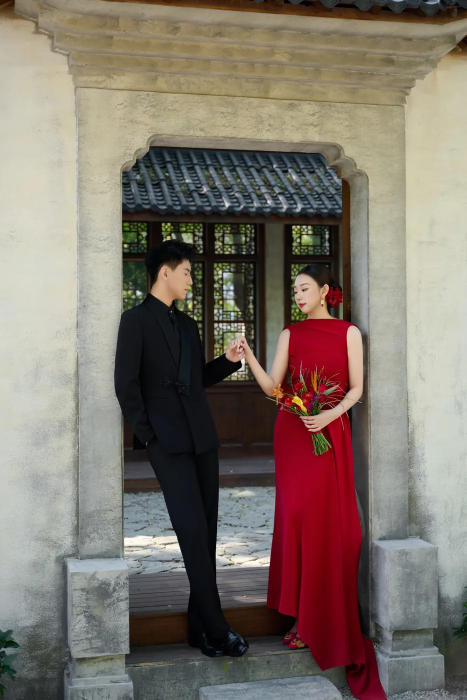
#> input picture photos/wedding/wedding-001.webp, 933 x 1400 px, given as the content of the folder ../photos/wedding/wedding-001.webp, which was not available (shown at 1/2 size)
$ python prepare-wedding-photos.py --source ../photos/wedding/wedding-001.webp --output out.png --contact-dir ../photos/wedding
#> lines starting #> are read from the running program, lines starting #| are printed output that depends on the picture
from __future__ import annotations

import argparse
import json
import math
from pathlib import Path

from PIL import Image, ImageDraw, ImageFont, ImageOps


IMAGE_SUFFIXES = {".jpg", ".jpeg", ".png", ".webp"}
CONTACT_COLUMNS = 4
CONTACT_ROWS = 5
CONTACT_CELL_WIDTH = 320
CONTACT_CELL_HEIGHT = 250
CONTACT_IMAGE_HEIGHT = 214


def parse_args() -> argparse.Namespace:
    parser = argparse.ArgumentParser(
        description="Create optimized web images, thumbnails and contact sheets.",
    )
    parser.add_argument("--source", required=True, type=Path)
    parser.add_argument("--output", required=True, type=Path)
    parser.add_argument("--contact-dir", required=True, type=Path)
    return parser.parse_args()


def resized(image: Image.Image, max_side: int) -> Image.Image:
    scale = min(1.0, max_side / max(image.size))
    if scale == 1.0:
        return image.copy()
    size = tuple(max(1, round(side * scale)) for side in image.size)
    return image.resize(size, Image.Resampling.LANCZOS)


def cover(image: Image.Image, size: tuple[int, int]) -> Image.Image:
    return ImageOps.fit(
        image,
        size,
        method=Image.Resampling.LANCZOS,
        centering=(0.5, 0.42),
    )


def font(size: int) -> ImageFont.FreeTypeFont | ImageFont.ImageFont:
    for name in ("segoeui.ttf", "arial.ttf"):
        try:
            return ImageFont.truetype(name, size)
        except OSError:
            continue
    return ImageFont.load_default()


def make_contact_sheets(
    inventory: list[dict],
    output_dir: Path,
) -> None:
    output_dir.mkdir(parents=True, exist_ok=True)
    page_size = CONTACT_COLUMNS * CONTACT_ROWS
    pages = math.ceil(len(inventory) / page_size)
    label_font = font(17)

    for page in range(pages):
        rows = CONTACT_ROWS
        sheet = Image.new(
            "RGB",
            (CONTACT_COLUMNS * CONTACT_CELL_WIDTH, rows * CONTACT_CELL_HEIGHT),
            "#171412",
        )
        draw = ImageDraw.Draw(sheet)
        start = page * page_size
        chunk = inventory[start : start + page_size]

        for offset, item in enumerate(chunk):
            column = offset % CONTACT_COLUMNS
            row = offset // CONTACT_COLUMNS
            x = column * CONTACT_CELL_WIDTH
            y = row * CONTACT_CELL_HEIGHT
            with Image.open(item["thumb_path"]) as thumb:
                thumb = thumb.convert("RGB")
                preview = cover(
                    thumb,
                    (CONTACT_CELL_WIDTH - 14, CONTACT_IMAGE_HEIGHT),
                )
            sheet.paste(preview, (x + 7, y + 7))
            draw.rectangle(
                (x + 7, y + CONTACT_IMAGE_HEIGHT + 7, x + CONTACT_CELL_WIDTH - 7, y + CONTACT_CELL_HEIGHT),
                fill="#211c19",
            )
            draw.text(
                (x + 12, y + CONTACT_IMAGE_HEIGHT + 13),
                f'{item["index"]:03d}  {item["original_name"]}',
                fill="#f2dfc7",
                font=label_font,
            )

        sheet.save(output_dir / f"wedding-contact-{page + 1}.jpg", quality=88)


def main() -> None:
    args = parse_args()
    sources = sorted(
        [
            path
            for path in args.source.iterdir()
            if path.is_file() and path.suffix.lower() in IMAGE_SUFFIXES
        ],
        key=lambda path: path.name.casefold(),
    )
    if not sources:
        raise SystemExit("No source images found.")

    output_dir = args.output
    thumb_dir = output_dir / "thumbs"
    grid_dir = output_dir / "grid"
    output_dir.mkdir(parents=True, exist_ok=True)
    thumb_dir.mkdir(parents=True, exist_ok=True)
    grid_dir.mkdir(parents=True, exist_ok=True)
    inventory: list[dict] = []

    for index, source in enumerate(sources, start=1):
        stem = f"wedding-{index:03d}"
        with Image.open(source) as opened:
#> opened is the input picture: PIL image 933x1400 RGB; mean R, G, B 127.7, 116.9, 107.2
            image = ImageOps.exif_transpose(opened).convert("RGB")
            width, height = image.size
#> width = 933; height = 1400
            web_image = resized(image, 1400)
            thumb_image = resized(image, 800)
#> call 2 of resized, with max_side = 800
#> in resized (call 2), `return image.resize(size, Image.Resampling.LANCZOS)`:
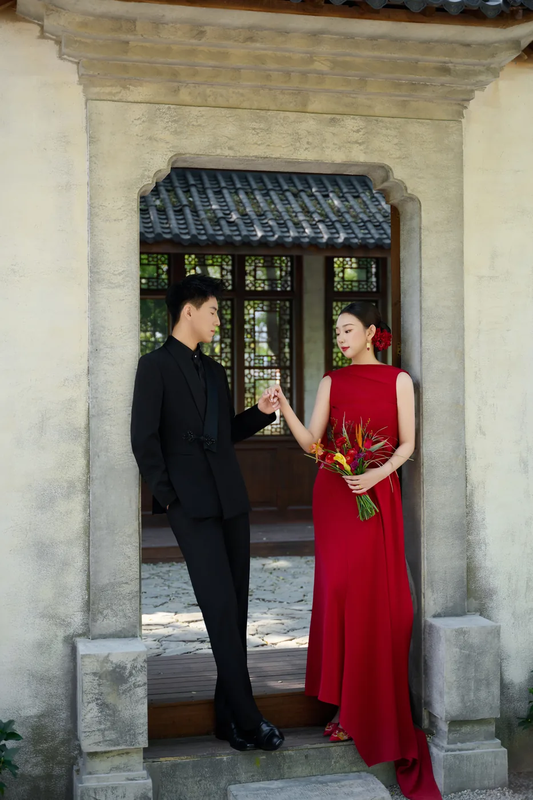
#> returned value: PIL image 533x800 RGB; mean R, G, B 127.7, 116.9, 107.2
            grid_image = resized(image, 360)
            web_path = output_dir / f"{stem}.webp"
            thumb_path = thumb_dir / f"{stem}.webp"
            grid_path = grid_dir / f"{stem}.webp"
            web_image.save(web_path, "WEBP", quality=82, method=6)
            thumb_image.save(thumb_path, "WEBP", quality=74, method=6)
            grid_image.save(grid_path, "WEBP", quality=70, method=6)

        inventory.append(
            {
                "index": index,
                "original_name": source.name,
                "width": width,
                "height": height,
                "orientation": "portrait" if height >= width else "landscape",
                "src": f"photos/wedding/{web_path.name}",
                "thumb": f"photos/wedding/thumbs/{thumb_path.name}",
                "grid": f"photos/wedding/grid/{grid_path.name}",
                "thumb_path": str(thumb_path),
            }
        )

    make_contact_sheets(inventory, args.contact_dir)
#> in make_contact_sheets, `sheet = Image.new( "RGB", (CONTACT_COLUMNS * CONTACT_CELL_WIDTH, rows ..`:
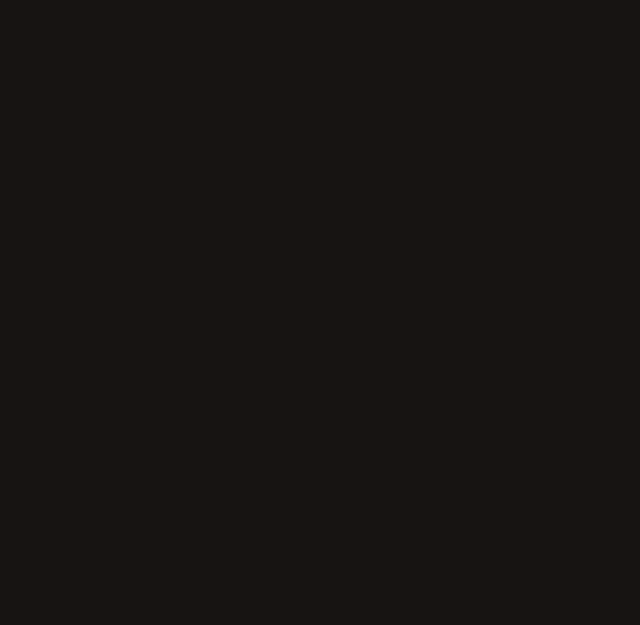
#> sheet: PIL image 1280x1250 RGB (shown at 1/2 size); mean R, G, B 23, 20, 18
#> in cover, `return ImageOps.fit( image, size, method=Image.Resampling.LANCZOS, cen..`:
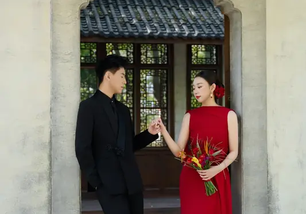
#> returned value: PIL image 306x214 RGB; mean R, G, B 129.2, 120.4, 111.2
#> in make_contact_sheets, `sheet.paste(preview, (x + 7, y + 7))`:
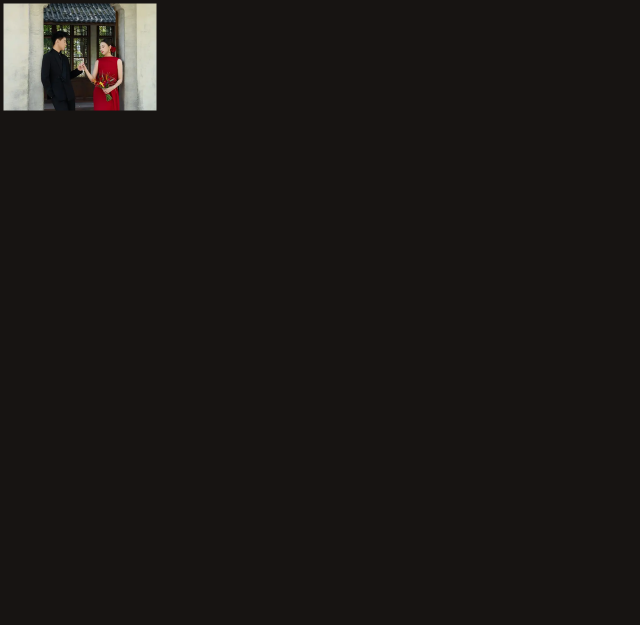
#> sheet: PIL image 1280x1250 RGB (shown at 1/2 size); mean R, G, B 27.3, 24.1, 21.8
    manifest_path = args.contact_dir / "wedding-inventory.json"
    manifest_path.write_text(
        json.dumps(inventory, ensure_ascii=False, indent=2),
        encoding="utf-8",
    )
    print(
        json.dumps(
            {
                "count": len(inventory),
                "web_bytes": sum(
                    path.stat().st_size for path in output_dir.glob("*.webp")
                ),
                "thumb_bytes": sum(
                    path.stat().st_size for path in thumb_dir.glob("*.webp")
                ),
                "grid_bytes": sum(
                    path.stat().st_size for path in grid_dir.glob("*.webp")
                ),
                "manifest": str(manifest_path),
            },
            ensure_ascii=False,
        )
    )
#| {"count": 1, "web_bytes": 117012, "thumb_bytes": 33160, "grid_bytes": 8958, "manifest": "../photos/wedding/wedding-inventory.json"}


if __name__ == "__main__":
    main()

$ run again, on photos/wedding/wedding-005.webp
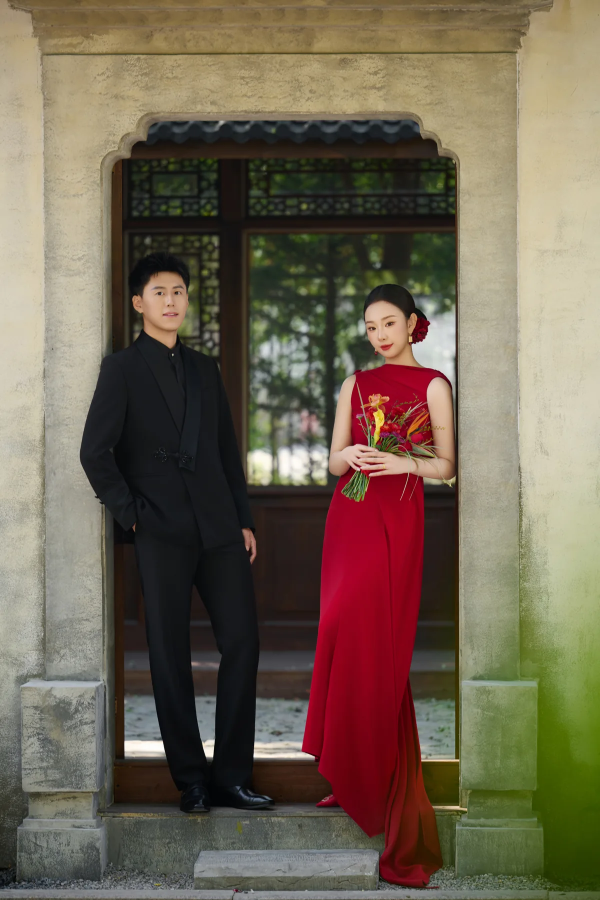
#> input picture photos/wedding/wedding-005.webp, 1200 x 1800 px, given as the content of the folder ../photos/wedding/wedding-005.webp, which was not available (shown at 1/2 size)
#> in main, opened is the input picture: PIL image 1200x1800 RGB; mean R, G, B 113.5, 100.9, 83
#> in cover, `return ImageOps.fit( image, size, method=Image.Resampling.LANCZOS, cen..`:
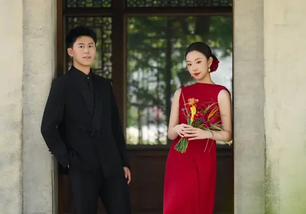
#> returned value: PIL image 306x214 RGB; mean R, G, B 118.7, 104.7, 91.9
#> in make_contact_sheets, `sheet.paste(preview, (x + 7, y + 7))`:
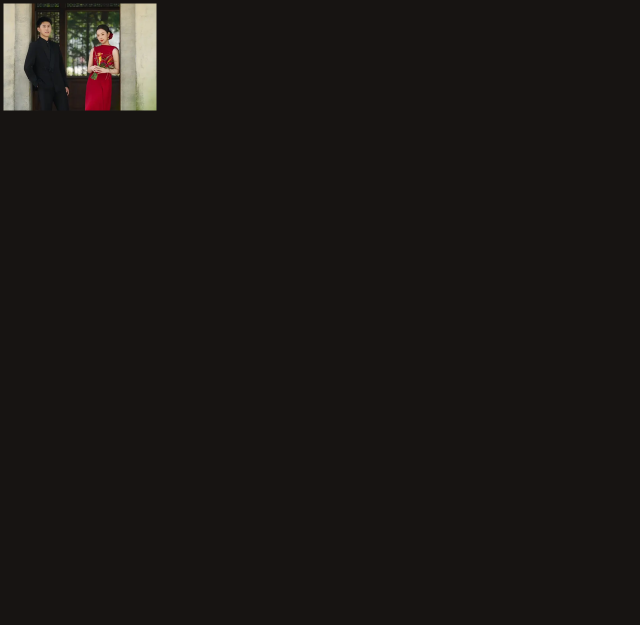
#> sheet: PIL image 1280x1250 RGB (shown at 1/2 size); mean R, G, B 26.9, 23.5, 21
#| {"count": 1, "web_bytes": 96364, "thumb_bytes": 28580, "grid_bytes": 8042, "manifest": "../photos/wedding/wedding-inventory.json"}

$ run again, on photos/wedding/wedding-006.webp
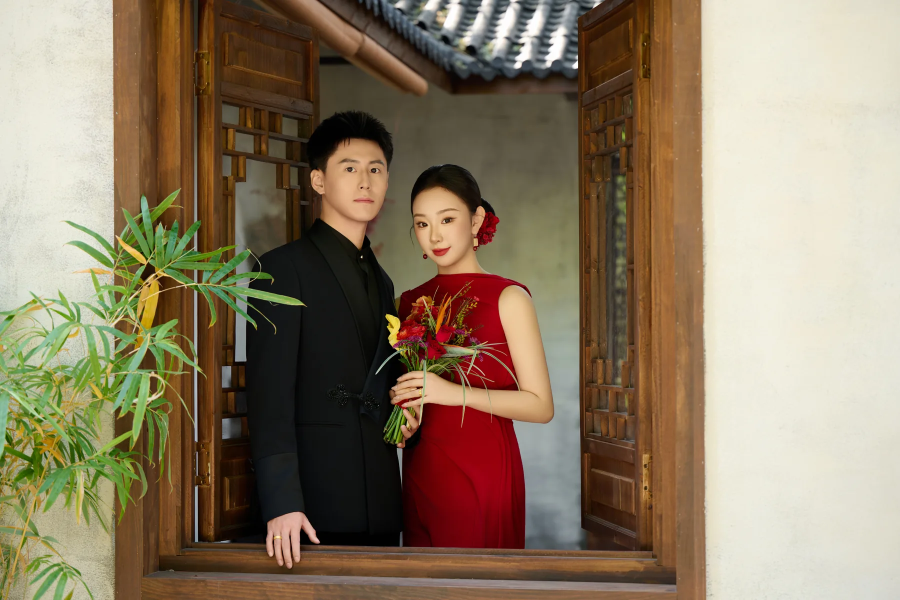
#> input picture photos/wedding/wedding-006.webp, 1800 x 1200 px, given as the content of the folder ../photos/wedding/wedding-006.webp, which was not available (shown at 1/2 size)
#> in main, opened is the input picture: PIL image 1800x1200 RGB; mean R, G, B 140.2, 123.6, 100.1
#> in cover, `return ImageOps.fit( image, size, method=Image.Resampling.LANCZOS, cen..`:
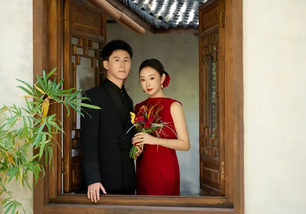
#> returned value: PIL image 306x214 RGB; mean R, G, B 136.9, 119.7, 95.9
#> in make_contact_sheets, `sheet.paste(preview, (x + 7, y + 7))`:
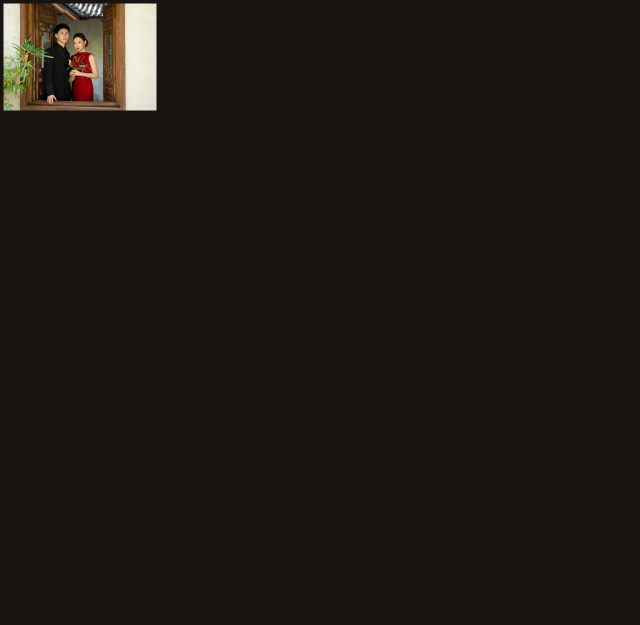
#> sheet: PIL image 1280x1250 RGB (shown at 1/2 size); mean R, G, B 27.7, 24.1, 21.2
#| {"count": 1, "web_bytes": 98348, "thumb_bytes": 32676, "grid_bytes": 9442, "manifest": "../photos/wedding/wedding-inventory.json"}

$ run again, on photos/wedding/wedding-007.webp
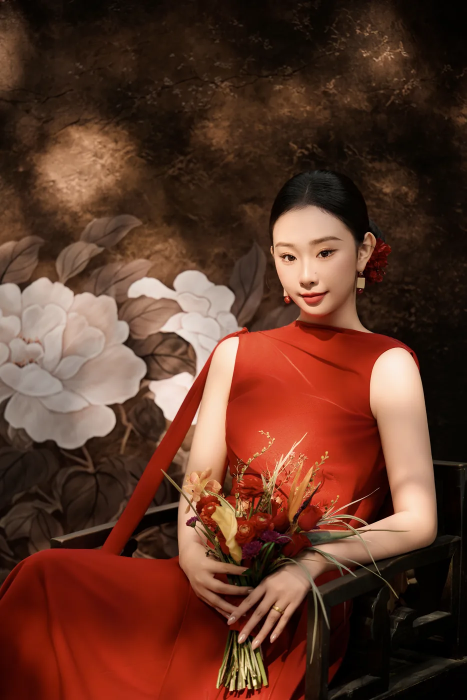
#> input picture photos/wedding/wedding-007.webp, 933 x 1400 px, given as the content of the folder ../photos/wedding/wedding-007.webp, which was not available (shown at 1/2 size)
#> in main, opened is the input picture: PIL image 933x1400 RGB; mean R, G, B 94.8, 55.1, 40.4
#> in cover, `return ImageOps.fit( image, size, method=Image.Resampling.LANCZOS, cen..`:
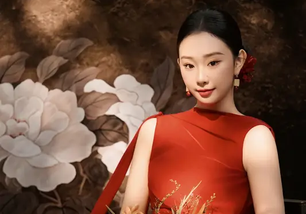
#> returned value: PIL image 306x214 RGB; mean R, G, B 120, 78.6, 61.9
#> in make_contact_sheets, `sheet.paste(preview, (x + 7, y + 7))`:
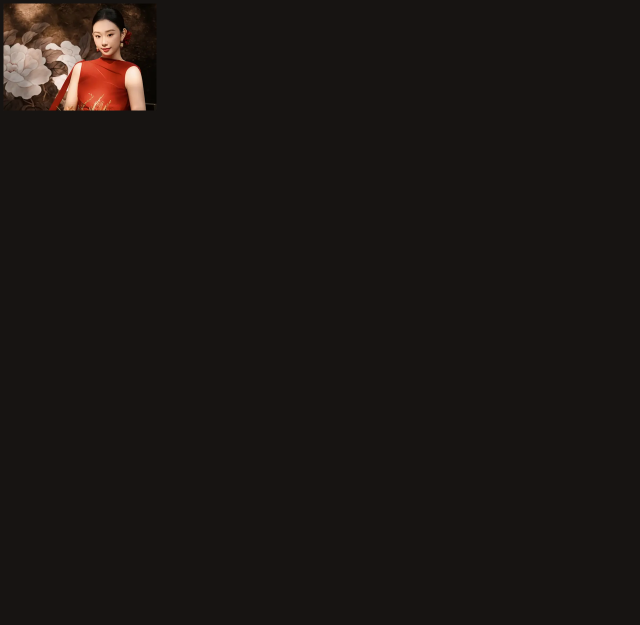
#> sheet: PIL image 1280x1250 RGB (shown at 1/2 size); mean R, G, B 27, 22.4, 19.8
#| {"count": 1, "web_bytes": 79892, "thumb_bytes": 29282, "grid_bytes": 9938, "manifest": "../photos/wedding/wedding-inventory.json"}
